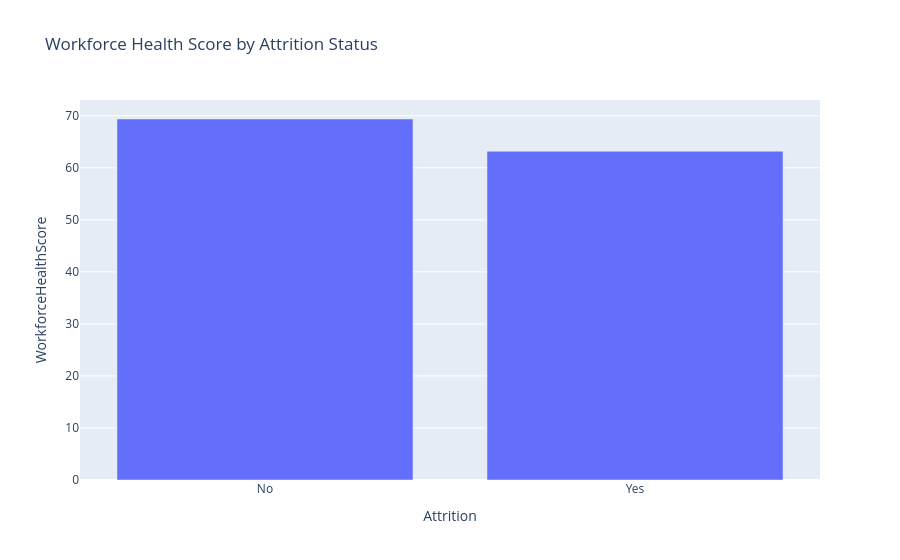

Notebook cell for this chart:
### Code cell
# Workforce Health Score by attrition status
health_attrition = (
    df.groupby("Attrition")["WorkforceHealthScore"]
      .mean()
      .reset_index()
)

fig = px.bar(health_attrition, x="Attrition", y="WorkforceHealthScore",
             title="Workforce Health Score by Attrition Status")
fig.show()

### Figure 1 — Plotly figure (JSON) as saved in the notebook; plotly's stock layout.template omitted (floating-point values rounded to 4 significant figures)
{"data": [{"hovertemplate": "Attrition=%{x}<br>WorkforceHealthScore=%{y}<extra></extra>", "legendgroup": "", "marker": {"color": "#636efa", "pattern": {"shape": ""}}, "name": "", "orientation": "v", "showlegend": false, "textposition": "auto", "type": "bar", "x": ["No", "Yes"], "xaxis": "x", "y": [69.38, 63.19], "yaxis": "y"}], "layout": {"barmode": "relative", "legend": {"tracegroupgap": 0}, "title": {"text": "Workforce Health Score by Attrition Status"}, "xaxis": {"anchor": "y", "domain": [0, 1], "title": {"text": "Attrition"}}, "yaxis": {"anchor": "x", "domain": [0, 1], "title": {"text": "WorkforceHealthScore"}}}}
